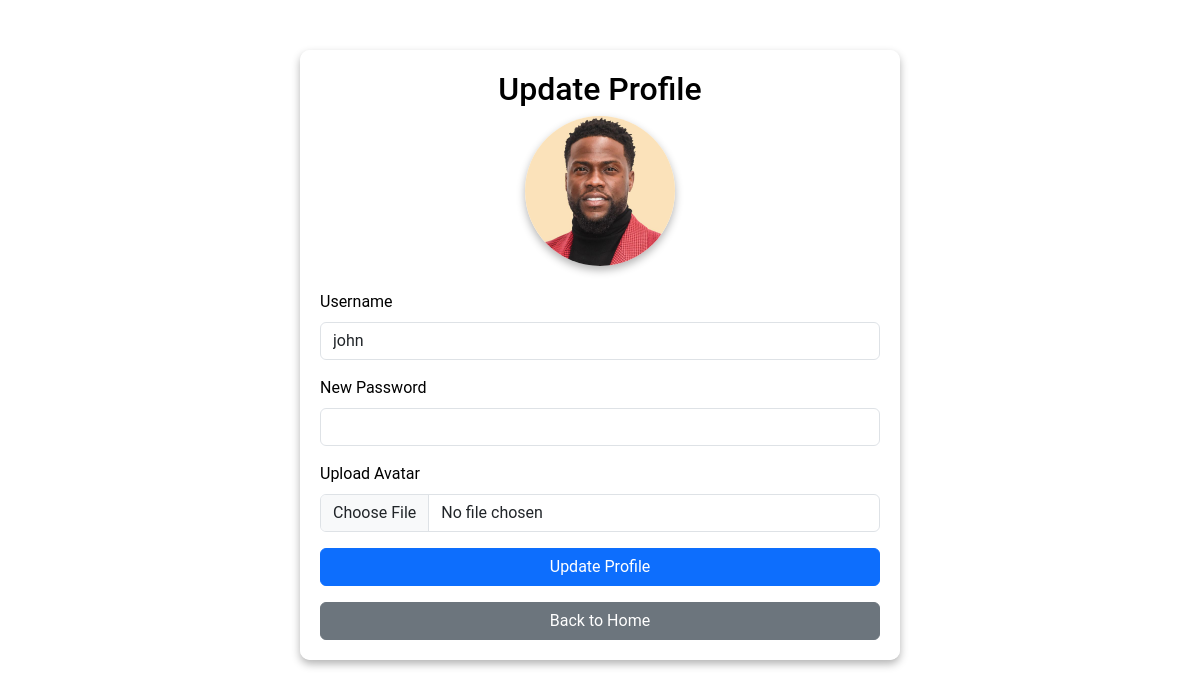
The page /profile (signed in) on the database its author committed.
### app.py (models this page shows)
class User(UserMixin, db.Model):
    id = db.Column(db.Integer, primary_key=True)
    username = db.Column(db.String(150), unique=True, nullable=False)
    password = db.Column(db.String(150), nullable=False)
    avatar = db.Column(db.String(150), nullable=True)  # New column for profile picture
    is_admin = db.Column(db.Boolean, default=False)  # New field for admin role

### app.py (the view, shortened to what this page needs)
@app.route("/profile", methods=["GET", "POST"])
@login_required
def profile():
    return render_template("profile.html", user=current_user)

### app.py (called while the page is built)
@login_manager.user_loader
def load_user(user_id):
    return User.query.get(int(user_id))

### templates/profile.html (shortened to what this page needs)
<!DOCTYPE html>
<html lang="en">
<head>
    <link href="https://cdn.jsdelivr.net/npm/bootstrap@5.3.0-alpha1/dist/css/bootstrap.min.css" rel="stylesheet">
</head>
<body>
    <div class="container">
        <h2 class="text-center">Update Profile</h2>
        <div class="text-center mb-4">
            {% if user.avatar %}
                <img src="{{ url_for('static', filename='uploads/' + user.avatar) }}" class="avatar" alt="User Avatar">
            {% else %}
                <img src="{{ url_for('static', filename='uploads/default_avatar.png') }}" class="avatar" alt="Default Avatar">
            {% endif %}
        </div>
        <form method="POST" action="/profile" enctype="multipart/form-data">
            <div class="mb-3">
                <label for="username" class="form-label">Username</label>
                <input type="text" name="username" id="username" class="form-control" value="{{ user.username }}" required>
            </div>
            <div class="mb-3">
                <label for="password" class="form-label">New Password</label>
                <input type="password" name="password" id="password" class="form-control" required>
            </div>
            <div class="mb-3">
                <label for="avatar" class="form-label">Upload Avatar</label>
                <input type="file" name="avatar" id="avatar" class="form-control">
            </div>
            <button type="submit" class="btn btn-primary">Update Profile</button>
        </form>
        <a href="/" class="btn btn-secondary mt-3">Back to Home</a>
    </div>
</body>
</html>

### templates/profile.html (style rules this page uses)
body { background-image: url('/static/bg1.jpg'); background-size: cover; background-repeat: no-repeat; background-attachment: fixed; font-family: 'Roboto', sans-serif; color: #000000; }
.container { margin-top: 50px; max-width: 600px; background: rgba(255, 255, 255, 0.9); padding: 20px; border-radius: 10px; box-shadow: 0 4px 8px rgba(0, 0, 0, 0.3); }
.btn-primary { width: 100%; }
.btn-secondary { width: 100%; }
.avatar { display: block; margin: 0 auto 20px; width: 150px; height: 150px; border-radius: 50%; object-fit: cover; box-shadow: 0 4px 8px rgba(0, 0, 0, 0.3); }

### rows shown on the page
User: avatar (picture), username "john"
